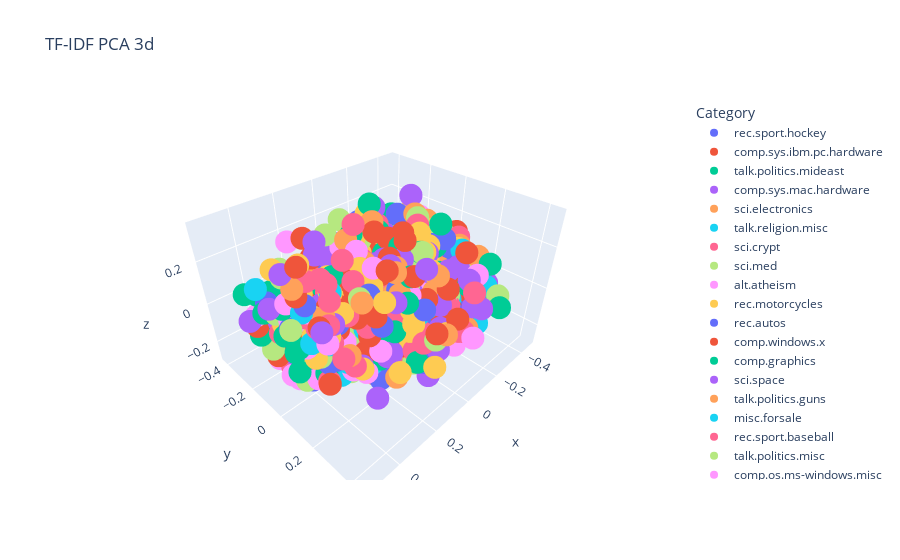
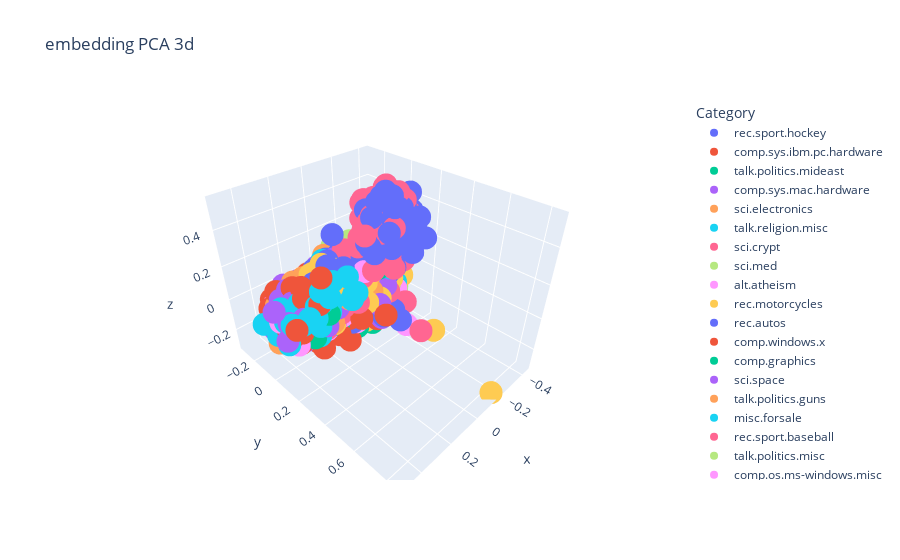

Notebook cell for these charts, in order:
### Code cell
import plotly.express as px
target_names = newsgroups.target_names
labels = [target_names[i] for i in newsgroups.target[:subset_size]]
fig1 = px.scatter_3d(
    x=X_tfidf_3d[:,0],
    y=X_tfidf_3d[:,1],
    z=X_tfidf_3d[:,2],
    color=labels,
    title="TF-IDF PCA 3d",
    labels={'color': 'Category'}
)
fig1.show()

fig2=px.scatter_3d(
    x=X_bert_3d[:,0],
    y=X_bert_3d[:,1],
    z=X_bert_3d[:,2],
    color=labels,
    title="embedding PCA 3d",
    labels={'color': 'Category'}
)
fig2.show()
